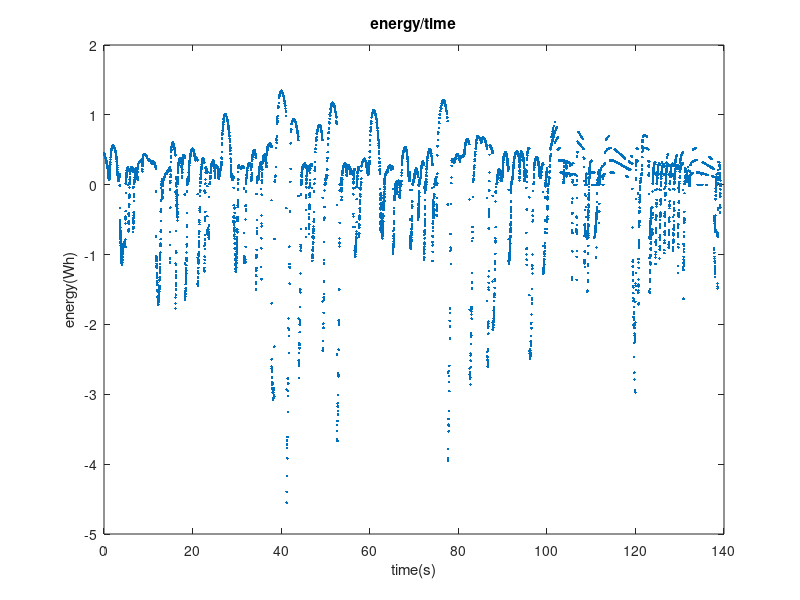
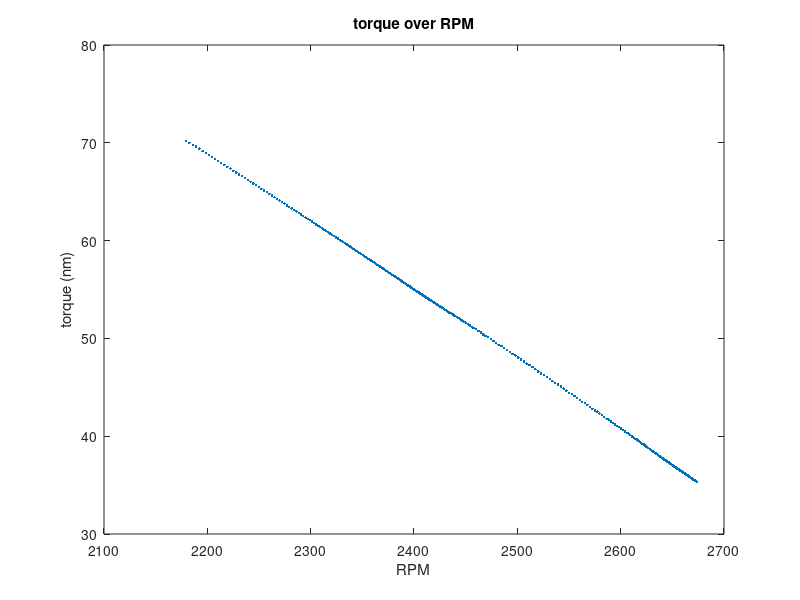

These charts were generated, in order, by the following MATLAB code:
clear
clc
%% Take inputs
VehicleMass = 285; %Kg
VelocityTrace = csvread('EnduranceVelocityTrace.csv');
time = VelocityTrace( :,1); %set time seconds
Velocity = VelocityTrace(:,2);
Velocity = Velocity ./ 3.281; %convert to m/s
AccelerationTrace = csvread('EnduranceAccelerationTrace.csv');
Acceleration = AccelerationTrace(:,2);
Acceleration = 9.81 .* Acceleration; %convert to m/s^2
air_density = 1.204; %kg/M^3
frontal_area = 1.8; %m^2
CD = .19;
Croll = .2;
count = 0;
RegenEf = .3;
MaxPower = 80000;
n = 1;
Laps = 22;
TireRadius = .3556;%meters
GearRatio = 3.91;

%% calculations

%power calculation
Power = (VehicleMass .* Acceleration .* Velocity) + ((1/2) * air_density * frontal_area * CD .* Velocity .^3) + (Croll * VehicleMass .* Velocity);

Power = ((VehicleMass .* Acceleration) + ((1/2) * air_density * frontal_area .* CD .* Velocity .^2) + (Croll .* VehicleMass)) .* Velocity;


%tourque calcuation
RPMWheel = (Velocity./TireRadius*(1/(2*pi)*60));
RPMMOTOR = (RPMWheel*GearRatio);
torque = (Power*9.549) ./ RPMMOTOR;
sort(torque);
torqueRPM = [torque,RPMMOTOR];
totalTorque = numel(torque);
for i=1:totalTorque
if(torque(i)<=0)
    minTorqueRow = i;
    break
end
end
minTorqueRow = minTorqueRow-1;
PosTorque = torque(1:minTorqueRow,1);
PosRPM = RPMMOTOR(1:minTorqueRow,1);


%plot torque
figure(9)
plot(PosRPM,PosTorque,'.')
title('torque over RPM')
xlabel('RPM')
ylabel('torque (nm)')

%energy calculation
Power(Power>MaxPower) = MaxPower;
Prows = numel(Power);
counter1 = 1;
J = zeros(Prows,1);
Dtime = [];
DPower = [];
while(counter1 <= (Prows-3))
    Dtime = [time(counter1,1);time(counter1 + 1,1);time(counter1 + 2,1)];
    DPower = [Power(counter1,1);Power(counter1 + 1,1);Power(counter1 + 2,1)];
    Energy = (trapz(Dtime, DPower));
    J(counter1)=Energy;
    counter1 = counter1 + 1;
end
J = J ./ 1000;

dx = time(2) - time(1); % Calculate the step size
Energy = Power .* dx;
EnergyN = find(Energy<0);
EnergyP = find(Energy>0);
N = numel(EnergyP);
%EnergyP(EnergyP>MaxEnergy) = MaxEnergy;
EnergyRegen = EnergyN .* RegenEf;
EnergyTotal = (sum(EnergyP) - sum(EnergyRegen)); %wh output
fprintf('%f kwh of energy per lap', EnergyTotal)


figure(1)
plot(time,J,'.')
title('energy/time')
xlabel('time(s)')
ylabel('energy(Wh)')

EnergyP = J(J>0);
EnergyN = J(J<0);
EnergyRegen = EnergyN .* RegenEf;
EnergyTotal = (sum(EnergyP) + sum(EnergyRegen))/10000; %kwh output
EnduranceEnergy = EnergyTotal * Laps;
fprintf('%f kwh of energy per lap ', EnergyTotal)
fprintf('%f Kwh of energy for endurance',EnduranceEnergy)



